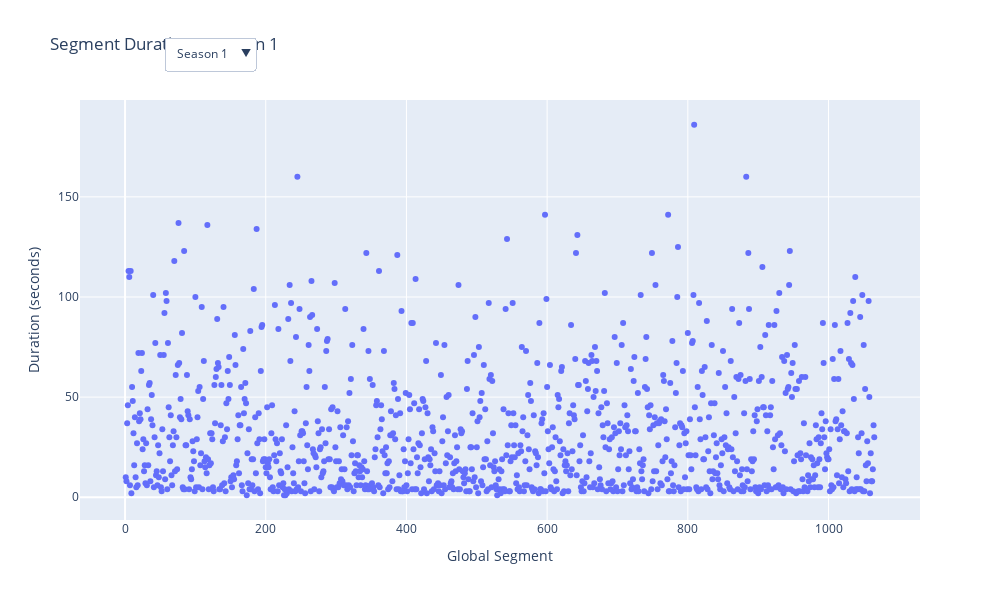

This figure's notebook cell:
### Code cell
import pandas as pd
import plotly.graph_objects as go

# Group your data by season
seasons = sorted(df['season'].unique())
fig = go.Figure()

# Create one trace per season, initially only show the first
for i, season in enumerate(seasons):
    season_df = df[df['season'] == season]
    visible = (i == 0)  # Only first season is visible by default

    fig.add_trace(go.Scatter(
        x=season_df["global_segment"],
        y=season_df["duration"],
        mode="markers",
        name=f"Season {season}",
        visible=visible
    ))

# Create dropdown buttons
dropdown_buttons = [
    dict(
        label=f"Season {season}",
        method="update",
        args=[
            {"visible": [i == j for j in range(len(seasons))]},
            {"title": f"Segment Duration – Season {season}"}
        ]
    )
    for i, season in enumerate(seasons)
]

# Add dropdown to layout
fig.update_layout(
    updatemenus=[dict(
        active=0,
        buttons=dropdown_buttons,
        x=0.1,
        y=1.15,
        xanchor='left',
        yanchor='top'
    )],
    xaxis_title="Global Segment",
    yaxis_title="Duration (seconds)",
    title=f"Segment Duration – Season {seasons[0]}",
    width=1000,
    height=600
)


fig.show()

### Figure 1 — Plotly figure (JSON) as saved in the notebook; plotly's stock layout.template omitted (floating-point values rounded to 4 significant figures; data arrays with more than 128 entries replaced by an {"elided": "..."} marker saying what was removed)
{"data": [{"mode": "markers", "name": "Season 1", "type": "scatter", "visible": true, "x": {"elided": "1065 int values"}, "y": {"elided": "1065 float values"}}, {"mode": "markers", "name": "Season 2", "type": "scatter", "visible": false, "x": {"elided": "971 int values"}, "y": {"elided": "971 float values"}}, {"mode": "markers", "name": "Season 3", "type": "scatter", "visible": false, "x": {"elided": "970 int values"}, "y": {"elided": "970 float values"}}, {"mode": "markers", "name": "Season 4", "type": "scatter", "visible": false, "x": {"elided": "993 int values"}, "y": {"elided": "993 float values"}}, {"mode": "markers", "name": "Season 5", "type": "scatter", "visible": false, "x": {"elided": "1094 int values"}, "y": {"elided": "1094 float values"}}, {"mode": "markers", "name": "Season 6", "type": "scatter", "visible": false, "x": {"elided": "1130 int values"}, "y": {"elided": "1130 float values"}}], "layout": {"height": 600, "title": {"text": "Segment Duration – Season 1"}, "updatemenus": [{"active": 0, "buttons": [{"args": [{"visible": [true, false, false, false, false, false]}, {"title": "Segment Duration – Season 1"}], "label": "Season 1", "method": "update"}, {"args": [{"visible": [false, true, false, false, false, false]}, {"title": "Segment Duration – Season 2"}], "label": "Season 2", "method": "update"}, {"args": [{"visible": [false, false, true, false, false, false]}, {"title": "Segment Duration – Season 3"}], "label": "Season 3", "method": "update"}, {"args": [{"visible": [false, false, false, true, false, false]}, {"title": "Segment Duration – Season 4"}], "label": "Season 4", "method": "update"}, {"args": [{"visible": [false, false, false, false, true, false]}, {"title": "Segment Duration – Season 5"}], "label": "Season 5", "method": "update"}, {"args": [{"visible": [false, false, false, false, false, true]}, {"title": "Segment Duration – Season 6"}], "label": "Season 6", "method": "update"}], "x": 0.1, "xanchor": "left", "y": 1.15, "yanchor": "top"}], "width": 1000, "xaxis": {"title": {"text": "Global Segment"}}, "yaxis": {"title": {"text": "Duration (seconds)"}}}}
